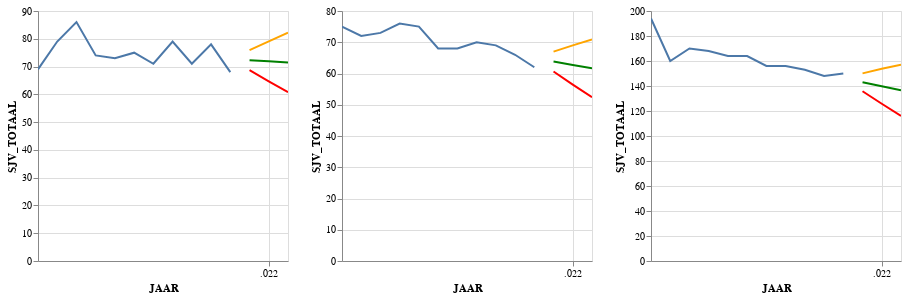

Notebook code for this chart:
### Markdown cell above
# QC plot for low, mid , high prediction for 3 PC6's¶

### Code cell
df1 =df_verbruik[df_verbruik['POSTCODE_VAN'] == '4251AB']
df2 =df_verbruik[df_verbruik['POSTCODE_VAN'] == '6373HA']
df3 =df_verbruik[df_verbruik['POSTCODE_VAN'] == '9998XB']

df1_low =df_verbruik_low[df_verbruik_low['POSTCODE_VAN'] == '4251AB']
df2_low =df_verbruik_low[df_verbruik_low['POSTCODE_VAN'] == '6373HA']
df3_low =df_verbruik_low[df_verbruik_low['POSTCODE_VAN'] == '9998XB']

df1_mid =df_verbruik_mid[df_verbruik_mid['POSTCODE_VAN'] == '4251AB']
df2_mid =df_verbruik_mid[df_verbruik_mid['POSTCODE_VAN'] == '6373HA']
df3_mid =df_verbruik_mid[df_verbruik_mid['POSTCODE_VAN'] == '9998XB']

df1_high =df_verbruik_high[df_verbruik_high['POSTCODE_VAN'] == '4251AB']
df2_high =df_verbruik_high[df_verbruik_high['POSTCODE_VAN'] == '6373HA']
df3_high =df_verbruik_high[df_verbruik_high['POSTCODE_VAN'] == '9998XB']

pc6_1 = alt.Chart(df1.reset_index()).mark_line(clip=True).encode(
                     alt.X('JAAR:T'),
                     alt.Y('SJV_TOTAAL:Q'),
                     ).properties(width=250,height=250)
    
pc6_2 = alt.Chart(df2.reset_index()).mark_line(clip=True).encode(
                     alt.X('JAAR:T'),
                     alt.Y('SJV_TOTAAL:Q'),
                     ).properties(width=250,height=250)

pc6_3 = alt.Chart(df3.reset_index()).mark_line(clip=True).encode(
                     alt.X('JAAR:T'),
                     alt.Y('SJV_TOTAAL:Q'),
                     ).properties(width=250,height=250)

pc6_1_low = alt.Chart(df1_low.reset_index()).mark_line(clip=True).encode(
                     alt.X('JAAR:T'),
                     alt.Y('SJV_TOTAAL:Q'),color=alt.value('red')
                     ).properties(width=250,height=250)
    
pc6_2_low = alt.Chart(df2_low.reset_index()).mark_line(clip=True).encode(
                     alt.X('JAAR:T'),
                     alt.Y('SJV_TOTAAL:Q'),color=alt.value('red')
                     ).properties(width=250,height=250)

pc6_3_low = alt.Chart(df3_low.reset_index()).mark_line(clip=True).encode(
                     alt.X('JAAR:T'),
                     alt.Y('SJV_TOTAAL:Q'),color=alt.value('red')
                     ).properties(width=250,height=250)

pc6_1_mid = alt.Chart(df1_mid.reset_index()).mark_line(clip=True).encode(
                     alt.X('JAAR:T'),
                     alt.Y('SJV_TOTAAL:Q'),color=alt.value('green')
                     ).properties(width=250,height=250)
    
pc6_2_mid = alt.Chart(df2_mid.reset_index()).mark_line(clip=True).encode(
                     alt.X('JAAR:T'),
                     alt.Y('SJV_TOTAAL:Q'),color=alt.value('green')
                     ).properties(width=250,height=250)

pc6_3_mid = alt.Chart(df3_mid.reset_index()).mark_line(clip=True).encode(
                     alt.X('JAAR:T'),
                     alt.Y('SJV_TOTAAL:Q'),color=alt.value('green')
                     ).properties(width=250,height=250)

pc6_1_high = alt.Chart(df1_high.reset_index()).mark_line(clip=True).encode(
                     alt.X('JAAR:T'),
                     alt.Y('SJV_TOTAAL:Q'),color=alt.value('orange')
                     ).properties(width=250,height=250)
    
pc6_2_high = alt.Chart(df2_high.reset_index()).mark_line(clip=True).encode(
                     alt.X('JAAR:T'),
                     alt.Y('SJV_TOTAAL:Q'),color=alt.value('orange')
                     ).properties(width=250,height=250)

pc6_3_high = alt.Chart(df3_high.reset_index()).mark_line(clip=True).encode(
                     alt.X('JAAR:T'),
                     alt.Y('SJV_TOTAAL:Q'),color=alt.value('orange')
                     ).properties(width=250,height=250)



pc6_1 + pc6_1_low + pc6_1_mid + pc6_1_high| pc6_2 + pc6_2_low + pc6_2_mid + pc6_2_high  | pc6_3  + pc6_3_low + pc6_3_mid + pc6_3_high
